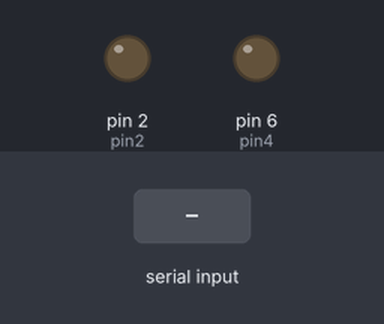
Recording of a sketch running on a simulated Arduino Mega 2560, built with avr-gcc and run on an emulated ATmega2560. Parts: output pins drawn as LEDs (lit = HIGH). The test bench sets the inputs (shaded band). What the sketch prints to the serial monitor is not drawn.

Above: at 1.7 s.
1.8 s: "1" received over Serial
At 2.4 s:
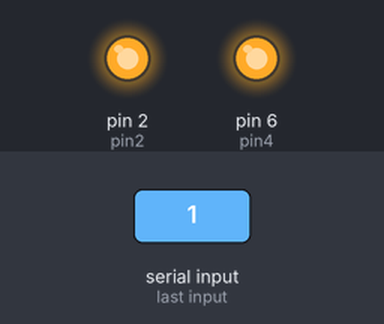
Timing chart, 0 to 4.8 s (numbered marks = the images above; inputs shaded):
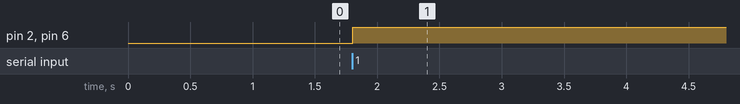

The sketch:

charge.ino
```cpp
const int pin2 = 2;
const int pin4 = 6;
bool pc_connection = false;

void setup()
{
  Serial.begin(115200);
  Serial1.begin(9600);
  pinMode(pin2, OUTPUT);
  pinMode(pin4, OUTPUT);
  delay(500);
}

void loop()
{
  if (Serial.available() > 0 and !pc_connection)
  {
    pc_connection = true;
    digitalWrite(pin2, 250);
    digitalWrite(pin4, 250);
    Serial.flush();
  }

  if (!pc_connection && millis() % 50 < 25)
  {
    Serial.println("start");
    digitalWrite(pin4, LOW);
  }

  delay(10);
}
```

Measured:
- after the input at 1.8 s, pin 2 (pin2), pin 6 (pin4): LOW → HIGH at once
